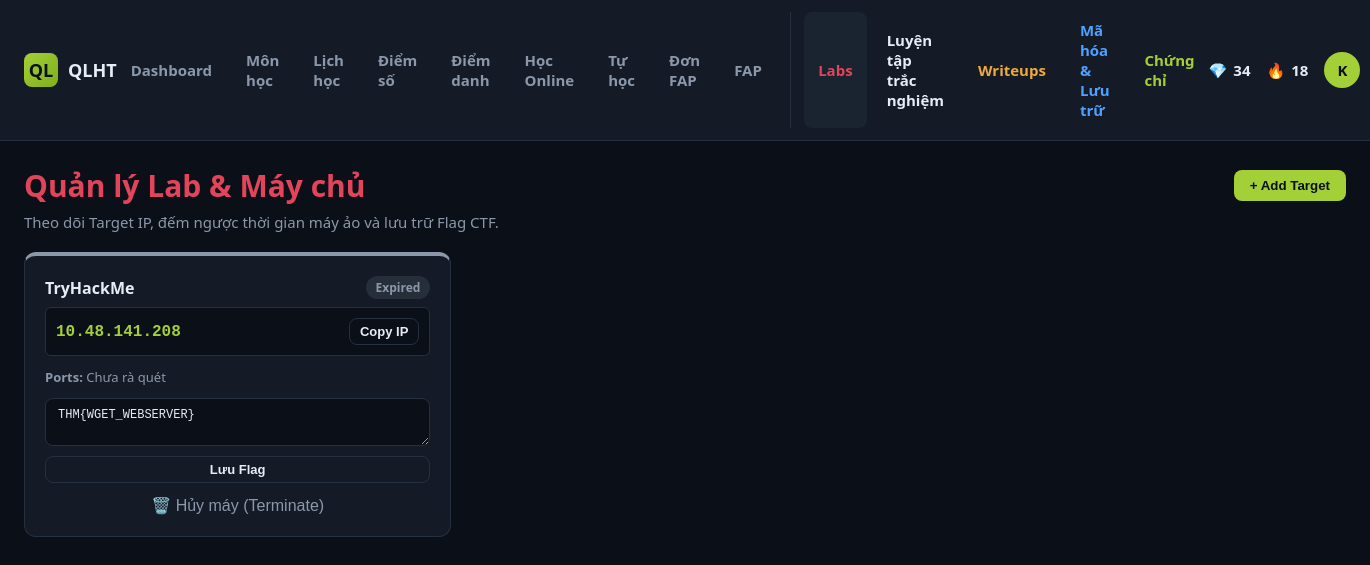
The app's page /labs.php (signed in) with its own data.
### tables this page shows
CREATE TABLE `students` (
  `id` int(11) NOT NULL,
  `student_code` varchar(20) NOT NULL,
  `full_name` varchar(100) NOT NULL,
  `major` varchar(150) NOT NULL,
  `email` varchar(100) DEFAULT NULL,
  `password_hash` varchar(255) NOT NULL,
  `role` enum('student','admin') NOT NULL DEFAULT 'student',
  `avatar` varchar(255) DEFAULT NULL,
  `streak_days` int(11) DEFAULT 0,
  `points` int(11) DEFAULT 0,
  `created_at` timestamp NOT NULL DEFAULT current_timestamp()
);

CREATE TABLE `anm_labs` (
  `id` int(11) NOT NULL,
  `student_id` int(11) NOT NULL,
  `platform` varchar(100) NOT NULL,
  `target_ip` varchar(50) NOT NULL,
  `ports` varchar(255) DEFAULT NULL,
  `active_until` datetime DEFAULT NULL,
  `flags_collected` text DEFAULT NULL,
  `created_at` timestamp NOT NULL DEFAULT current_timestamp()
);

### config/auth.php (called while the page is built, shortened)
<?php
require_once __DIR__ . '/database.php';
function isLoggedIn(): bool {
    return isset($_SESSION['student_id']);
}
function currentStudent(): ?array {
    static $cache = null;
    if ($cache === null) {
        $stmt = getDB()->prepare('SELECT * FROM students WHERE id = ?');
        $stmt->execute([$_SESSION['student_id']]);
        $cache = $stmt->fetch() ?: null;
    }
    return $cache;
}

### config/database.php (called while the page is built, shortened)
<?php
function getDB(): PDO {
    static $pdo = null;
    if ($pdo === null) {
        $dsn = "mysql:host=" . DB_HOST . ";port=" . DB_PORT . ";dbname=" . DB_NAME . ";charset=" . DB_CHARSET;
        $options = [
            PDO::ATTR_ERRMODE            => PDO::ERRMODE_EXCEPTION,
            PDO::ATTR_DEFAULT_FETCH_MODE => PDO::FETCH_ASSOC,
            PDO::ATTR_EMULATE_PREPARES   => false,
        ];
        try {
            $pdo = new PDO($dsn, DB_USER, DB_PASS, $options);
        } catch (PDOException $e) {
            http_response_code(500);
            die('Loi ket noi co so du lieu: ' . htmlspecialchars($e->getMessage()));
        }
    }
    return $pdo;
}

### labs.php (the view, shortened to what this page needs)
<?php
require_once __DIR__ . '/config/auth.php';
$db = getDB();
$sid =$_SESSION['student_id'];
$stmt =$db->prepare('SELECT * FROM anm_labs WHERE student_id = ? ORDER BY active_until DESC');
$stmt->execute([$sid]);
$labs =$stmt->fetchAll();
$pageTitle = 'Lab Environment';$activePage = 'labs';
include __DIR__ . '/includes/header.php';
?>
<div class="card-header">
    <h1 style="margin:0; color: var(--red);">Quản lý Lab & Máy chủ</h1>
    <button class="btn btn-accent" onclick="document.getElementById('labModal').classList.add('open')">+ Add Target</button>
</div>
<p style="color:var(--text-dim); margin-top:-8px;">Theo dõi Target IP, đếm ngược thời gian máy ảo và lưu trữ Flag CTF.</p>
<div class="grid grid-3" style="margin-top:20px;">
    <?php foreach ($labs as$lab):
        $isActive = strtotime($lab['active_until']) > time();
    ?>
    <div class="card" style="border-top: 4px solid <?= $isActive ? 'var(--red)' : 'var(--text-dim)' ?>;">
        <div class="card-header" style="margin-bottom: 8px;">
            <strong style="font-size: 16px;"><?= htmlspecialchars($lab['platform']) ?></strong>
            <span class="badge <?= $isActive ? 'badge-red' : 'badge-gray' ?>"
                  data-time="<?= htmlspecialchars($lab['active_until']) ?>"
                  class="countdown-timer">
                <?= $isActive ? 'Đang tính...' : 'Expired' ?>
            </span>
        </div>
        <div style="background: var(--bg); border: 1px solid var(--border); border-radius: 6px; padding: 10px; margin-bottom: 12px; display: flex; justify-content: space-between; align-items: center;">
            <code style="font-size: 16px; color: var(--accent); font-weight: bold;" id="ip-<?= $lab['id'] ?>">
                <?= htmlspecialchars($lab['target_ip']) ?>
            </code>
            <button class="btn btn-outline btn-sm" onclick="copyIP('ip-<?= $lab['id'] ?>')">Copy IP</button>
        </div>
        <div style="font-size: 13px; color: var(--text-dim); margin-bottom: 12px;">
            <strong>Ports:</strong> <?= htmlspecialchars($lab['ports'] ?: 'Chưa rà quét') ?>
        </div>
        <form method="post" style="margin-bottom: 12px;">
            <textarea name="flags" rows="2" placeholder="CTF{...}" style="font-family: monospace; font-size: 12px; margin-bottom: 6px;"><?= htmlspecialchars($lab['flags_collected'] ?? '') ?></textarea>
            <button type="submit" class="btn btn-outline btn-sm" style="width: 100%;">Lưu Flag</button>
        </form>
        <form method="post" onsubmit="return confirm('Xóa Target này?');">
            <button type="submit" class="icon-btn" style="width: 100%; text-align: center;">🗑️ Hủy máy (Terminate)</button>
        </form>
    </div>
    <?php endforeach; ?>
</div>
<?php include __DIR__ . '/includes/footer.php'; ?>

### includes/header.php (shortened to what this page needs)
<?php
$student = currentStudent();
$initial = $student ? mb_substr($student['full_name'], 0, 1) : '?';
?>
<!DOCTYPE html>
<html lang="vi">
<head>
<link rel="stylesheet" href="assets/css/style.css">
</head>
<body>
<div class="topbar">
    <div class="brand">
        <div class="logo">QL</div>
        QLHT
    </div>
    <nav>
        <a href="index.php" class="<?= $activePage === 'dashboard' ? 'active' : '' ?>">Dashboard</a>
        <a href="subjects.php" class="<?= $activePage === 'subjects' ? 'active' : '' ?>">Môn học</a>
        <a href="schedule.php" class="<?= $activePage === 'schedule' ? 'active' : '' ?>">Lịch học</a>
        <a href="grades.php" class="<?= $activePage === 'grades' ? 'active' : '' ?>">Điểm số</a>
        <a href="attendance.php" class="<?= $activePage === 'attendance' ? 'active' : '' ?>">Điểm danh</a>
        <a href="online.php" class="<?= $activePage === 'online' ? 'active' : '' ?>">Học Online</a>
        <a href="self_study.php" class="<?= ($activePage === 'self_study') ? 'active' : '' ?>">Tự học</a>
        <a href="fap.php" class="<?= $activePage === 'fap' ? 'active' : '' ?>">Đơn FAP</a>
         <a href="https://fap.fpt.edu.vn/Student.aspx" class="<?= $activePage === 'fap' ? 'active' : '' ?>">FAP</a>
    <a href="labs.php" class="<?= ($activePage === 'labs') ? 'active' : '' ?>" style="color: var(--red);"> Labs</a>
        <a href="quiz_take.php" class="<?= ($activePage === 'quiz') ? 'active' : '' ?>" style="color: var(--pink);">Luyện tập trắc nghiệm</a>
    <a href="writeups.php" class="<?= ($activePage === 'writeups') ? 'active' : '' ?>" style="color: var(--orange);"> Writeups</a>
    <a href="payloads.php" class="<?= ($activePage === 'payloads') ? 'active' : '' ?>" style="color: var(--blue);"> Mã hóa & Lưu trữ</a>
    <a href="certs.php" class="<?= ($activePage === 'certs') ? 'active' : '' ?>" style="color: var(--accent);"> Chứng chỉ</a>
    </nav>
    <div class="right">
        <?php if ($student): ?>
        <div class="stat-pill" title="Điểm rèn luyện"><span>💎</span> <?= (int)$student['points'] ?></div>
        <div class="stat-pill" title="Chuỗi ngày học liên tiếp"><span>🔥</span> <?= (int)$student['streak_days'] ?></div>
        <a href="profile.php" class="avatar"><?= htmlspecialchars($initial) ?></a>
        <?php endif; ?>
    </div>
</div>
<div class="page-wrap">

### assets/css/style.css (style rules this page uses)
:root { --bg: #0b0f17; --bg-panel: #141b26; --bg-panel-2: #1a2330; --border: #253040; --text: #e7edf5; --text-dim: #8b98ab; --accent: #a4d037; --accent-dark: #7fae1c; --blue: #4ea1ff; --red: #e2445c; --orange: #f2a93b; --purple: #9b6bd4; --radius: 12px; --sidebar-w: 232px; }
* { box-sizing: border-box; }
body { margin: 0; background: var(--bg); color: var(--text); font-family: "Segoe UI", Roboto, Inter, Arial, sans-serif; font-size: 15px; }
a { color: inherit; text-decoration: none; }
.topbar { display: flex; align-items: center; justify-content: space-between; padding: 12px 24px; background: var(--bg-panel); border-bottom: 1px solid var(--border); position: sticky; top: 0; z-index: 50; }
.topbar .brand { display: flex; align-items: center; gap: 10px; font-weight: 700; font-size: 18px; }
.topbar .brand .logo { width: 34px; height: 34px; border-radius: 8px; background: linear-gradient(135deg, var(--accent), var(--accent-dark)); display: flex; align-items: center; justify-content: center; color: #0b0f17; font-weight: 800; }
.topbar nav { display: flex; gap: 6px; }
.topbar nav a { padding: 8px 14px; border-radius: 8px; color: var(--text-dim); font-weight: 600; display: flex; align-items: center; gap: 6px; }
.topbar nav a.active, .topbar nav a:hover { color: var(--text); background: var(--bg-panel-2); }
.topbar .right { display: flex; align-items: center; gap: 16px; }
.stat-pill { display: flex; align-items: center; gap: 6px; font-weight: 700; color: var(--text); }
.avatar { width: 36px; height: 36px; border-radius: 50%; background: var(--accent); color: #0b0f17; display: flex; align-items: center; justify-content: center; font-weight: 800; }
.btn { padding: 8px 16px; border-radius: 8px; border: none; font-weight: 700; cursor: pointer; }
.btn-accent { background: var(--accent); color: #0b0f17; }
.btn-outline { background: transparent; border: 1px solid var(--border); color: var(--text); }
.btn-sm { padding: 5px 10px; font-size: 13px; }
.page-wrap { max-width: 1400px; margin: 0 auto; padding: 24px; }
.grid { display: grid; grid-template-columns: 1fr; gap: 20px; }
@media (min-width: 900px) { .grid-3 { grid-template-columns: repeat(3, 1fr); } }
.card { background: var(--bg-panel); border: 1px solid var(--border); border-radius: var(--radius); padding: 20px; }
.card-header { display: flex; align-items: center; justify-content: space-between; margin-bottom: 14px; }
.badge { display: inline-flex; align-items: center; gap: 5px; padding: 3px 10px; border-radius: 999px; font-size: 12px; font-weight: 700; }
.badge-gray { background: rgba(139,152,171,.15); color: var(--text-dim); }
input, select, textarea { width: 100%; padding: 9px 12px; border-radius: 8px; border: 1px solid var(--border); background: var(--bg); color: var(--text); font-size: 14px; font-family: inherit; }
.icon-btn { background: transparent; border: none; color: var(--text-dim); cursor: pointer; font-size: 16px; }

### records on screen
students: points "34", streak_days "18", full_name "K"
anm_labs: platform "TryHackMe", shows "Expired", target_ip "10.48.141.208", ports "Chưa rà quét", flags "THM{WGET_WEBSERVER}"
